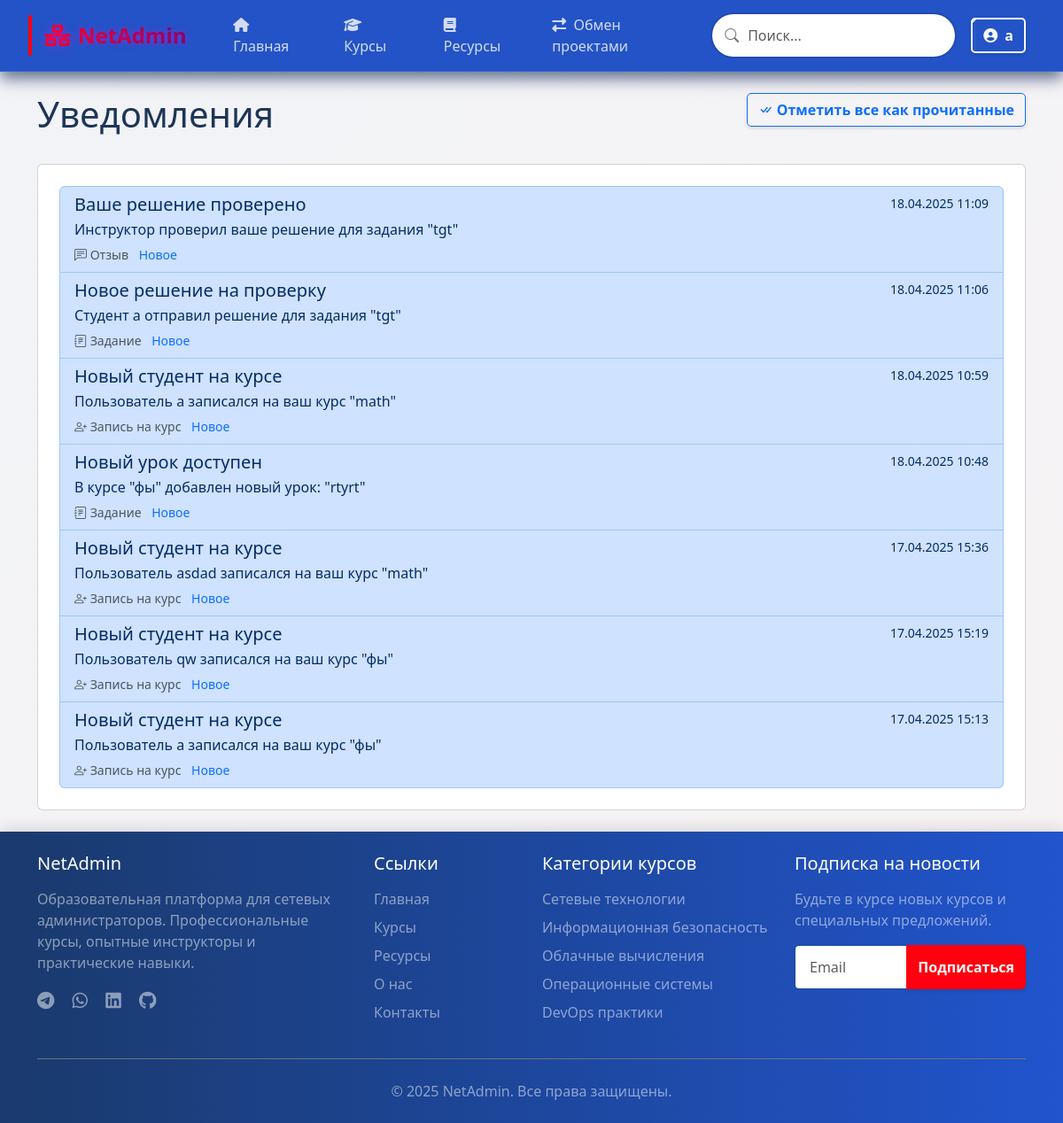
The app's page /notifications/ (signed in) with its own data.
### network_edu/models.py (models this page shows, shortened)
class Notification(models.Model):
    TYPE_CHOICES = (
        ('assignment', 'Новое задание'),
        ('feedback', 'Получен отзыв'),
        ('enrollment', 'Новая запись на курс'),
        ('deadline', 'Приближается дедлайн'),
        ('system', 'Системное уведомление'),
    )
    user = models.ForeignKey(User, on_delete=models.CASCADE, related_name='notifications')
    title = models.CharField(max_length=100)
    message = models.TextField()
    notification_type = models.CharField(max_length=20, choices=TYPE_CHOICES)
    related_link = models.CharField(max_length=200, blank=True)
    created_at = models.DateTimeField(auto_now_add=True)
    is_read = models.BooleanField(default=False)
    class Meta:
        ordering = ['-created_at']

### network_edu/views.py (the view)
# urls.py: path('notifications/', views.notifications, name='notifications'),
@login_required
def notifications(request):
    notifications = Notification.objects.filter(user=request.user).order_by('-created_at')
    if request.method == 'POST' and 'mark_all_read' in request.POST:
        notifications.update(is_read=True)
        messages.success(request, 'Все уведомления отмечены как прочитанные')
        return redirect('notifications')
    return render(request, 'network_edu/notifications.html', {'notifications': notifications})

### templates/network_edu/notifications.html (shortened to what this page needs)
{% extends 'base.html' %}
{% block content %}
<div class="row mb-4">
    <div class="col-md-8">
        <h1>Уведомления</h1>
    </div>
    <div class="col-md-4 text-end">
        <form method="post">
            <button type="submit" class="btn btn-outline-primary">
                <i class="bi bi-check-all"></i> Отметить все как прочитанные
            </button>
        </form>
    </div>
</div>
<div class="card">
    <div class="card-body">
        {% if notifications %}
            <div class="list-group">
                {% for notification in notifications %}
                    <a href="{% url 'mark_notification_read' notification.id %}" class="list-group-item list-group-item-action {% if not notification.is_read %}list-group-item-primary{% endif %}">
                        <div class="d-flex w-100 justify-content-between">
                            <h5 class="mb-1">{{ notification.title }}</h5>
                            <small>{{ notification.created_at|date:"d.m.Y H:i" }}</small>
                        </div>
                        <p class="mb-1">{{ notification.message }}</p>
                        <small class="text-muted">
                            {% if notification.notification_type == 'assignment' %}
                                <i class="bi bi-journal-text"></i> Задание
                            {% elif notification.notification_type == 'feedback' %}
                                <i class="bi bi-chat-left-text"></i> Отзыв
                            {% elif notification.notification_type == 'enrollment' %}
                                <i class="bi bi-person-plus"></i> Запись на курс
                            {% elif notification.notification_type == 'deadline' %}
                                <i class="bi bi-clock"></i> Дедлайн
                            {% else %}
                                <i class="bi bi-info-circle"></i> Системное
                            {% endif %}
                            {% if notification.is_read %}
                                <span class="ms-2">Прочитано</span>
                            {% else %}
                                <span class="ms-2 text-primary">Новое</span>
                            {% endif %}
                        </small>
                    </a>
                {% endfor %}
            </div>
        {% else %}
            <p class="text-muted">У вас нет уведомлений.</p>
        {% endif %}
    </div>
</div>
{% endblock %}

### templates/base.html (shortened to what this page needs)
<!DOCTYPE html>
<html lang="ru">
<head>
    <link href="https://cdn.jsdelivr.net/npm/bootstrap@5.3.0-alpha1/dist/css/bootstrap.min.css" rel="stylesheet">
    <link rel="stylesheet" href="https://cdn.jsdelivr.net/npm/bootstrap-icons@1.10.3/font/bootstrap-icons.css">
    <link rel="stylesheet" href="https://cdnjs.cloudflare.com/ajax/libs/animate.css/4.1.1/animate.min.css">
    <link rel="stylesheet" href="https://cdnjs.cloudflare.com/ajax/libs/font-awesome/6.4.0/css/all.min.css">
</head>
<body>
    <header>
        <nav class="navbar navbar-expand-lg navbar-dark">
            <div class="container">
                <a class="navbar-brand gradient-text animate__animated animate__fadeIn" href="{% url 'home' %}">
                    <i class="fas fa-network-wired me-2"></i>NetAdmin
                </a>
                <div class="collapse navbar-collapse" id="navbarNav">
                    <ul class="navbar-nav me-auto">
                        <li class="nav-item">
                            <a class="nav-link {% if request.resolver_match.url_name == 'home' %}active{% endif %}" href="{% url 'home' %}">
                                <i class="fas fa-home me-1"></i> Главная
                            </a>
                        </li>
                        <li class="nav-item">
                            <a class="nav-link {% if request.resolver_match.url_name == 'course_list' %}active{% endif %}" href="{% url 'course_list' %}">
                                <i class="fas fa-graduation-cap me-1"></i> Курсы
                            </a>
                        </li>
                        <li class="nav-item">
                            <a class="nav-link {% if request.resolver_match.url_name == 'resource_list' %}active{% endif %}" href="{% url 'resource_list' %}">
                                <i class="fas fa-book me-1"></i> Ресурсы
                            </a>
                        </li>
                        <li class="nav-item">
                            <a class="nav-link {% if request.resolver_match.url_name == 'project_list' %}active{% endif %}" href="{% url 'project_list' %}">
                                <i class="fas fa-exchange-alt me-1"></i> Обмен проектами
                            </a>
                        </li>
                    </ul>
                    <form class="search-form d-none d-lg-flex me-3">
                        <div class="position-relative">
                            <input type="search" class="form-control" placeholder="Поиск..." aria-label="Поиск">
                            <i class="bi bi-search search-icon"></i>
                        </div>
                    </form>
                    <div class="d-flex">
                        {% if user.is_authenticated %}
                            <div class="dropdown">
                                <button class="btn btn-outline-light dropdown-toggle" type="button" id="userDropdown" data-bs-toggle="dropdown" aria-expanded="false">
                                    <i class="fas fa-user-circle me-1"></i>
                                    {{ user.username }}
                                </button>
                            </div>
                        {% endif %}
                    </div>
                </div>
            </div>
        </nav>
    </header>
    <main class="py-4 page-transition">
        <div class="container">
            {% block content %}{% endblock %}
        </div>
    </main>
    <footer class="footer py-4">
        <div class="container">
            <div class="row">
                <div class="col-md-4 mb-4 mb-md-0">
                    <h5 class="text-white mb-3">NetAdmin</h5>
                    <p class="text-white-50 mb-0">Образовательная платформа для сетевых администраторов. Профессиональные курсы, опытные инструкторы и практические навыки.</p>
                    <div class="mt-3">
                        <a href="https://t.me/forigor998" class="text-white-50 me-3 fs-5"><i class="fab fa-telegram"></i></a>
                        <a href="https://wa.me/77054273029" class="text-white-50 me-3 fs-5"><i class="fab fa-whatsapp"></i></a>
                        <a href="https://www.linkedin.com/in/igor-belokurov-76475434b/" class="text-white-50 me-3 fs-5"><i class="fab fa-linkedin"></i></a>
                        <a href="https://github.com/Igor9985563" class="text-white-50 me-3 fs-5"><i class="fab fa-github"></i></a>
                    </div>
                </div>
                <div class="col-md-2 mb-4 mb-md-0">
                    <h5 class="text-white mb-3">Ссылки</h5>
                    <ul class="list-unstyled">
                        <li class="mb-2"><a href="{% url 'home' %}" class="text-white-50 text-decoration-none">Главная</a></li>
                        <li class="mb-2"><a href="{% url 'course_list' %}" class="text-white-50 text-decoration-none">Курсы</a></li>
                        <li class="mb-2"><a href="{% url 'resource_list' %}" class="text-white-50 text-decoration-none">Ресурсы</a></li>
                        <li class="mb-2"><a href="{% url 'about' %}" class="text-white-50 text-decoration-none">О нас</a></li>
                        <li><a href="{% url 'contact' %}" class="text-white-50 text-decoration-none">Контакты</a></li>
                    </ul>
                </div>
                <div class="col-md-3 mb-4 mb-md-0">
                    <h5 class="text-white mb-3">Категории курсов</h5>
                    <ul class="list-unstyled">
                        <li class="mb-2">
                            <a href="{% url 'course_list' %}?category=1" class="text-white-50 text-decoration-none">Сетевые технологии</a>
                        </li>
                        <li class="mb-2">
                            <a href="{% url 'course_list' %}?category=2" class="text-white-50 text-decoration-none">Информационная безопасность</a>
                        </li>
                        <li class="mb-2">
                            <a href="{% url 'course_list' %}?category=3" class="text-white-50 text-decoration-none">Облачные вычисления</a>
                        </li>
                        <li class="mb-2">
                            <a href="{% url 'course_list' %}?category=4" class="text-white-50 text-decoration-none">Операционные системы</a>
                        </li>
                        <li>
                            <a href="{% url 'course_list' %}?category=5" class="text-white-50 text-decoration-none">DevOps практики</a>
                        </li>
                    </ul>
                </div>
                <div class="col-md-3">
                    <h5 class="text-white mb-3">Подписка на новости</h5>
                    <p class="text-white-50">Будьте в курсе новых курсов и специальных предложений.</p>
                    <form class="mt-3">
                        <div class="input-group mb-3">
                            <input type="email" class="form-control" placeholder="Email" aria-label="Email">
                            <button class="btn btn-secondary" type="button">Подписаться</button>
                        </div>
                    </form>
                </div>
            </div>
            <div class="border-top border-secondary pt-4 mt-4 text-center text-white-50">
                <p class="mb-0">&copy; {% now "Y" %} NetAdmin. Все права защищены.</p>
            </div>
        </div>
    </footer>
</body>
</html>

### templates/base.html (style rules this page uses)
:root { --primary-color: #2154cd; --bs-btn-padding-x: 0.15rem; --secondary-color: #ff000f; --primary-dark: #1a3a6c; --secondary-dark: #c1303b; --light-blue: #a8dadc; --neutral-light: #f1faee; --dark-text: #1d3557; --transition-speed: 0.3s; }
body { min-height: 100vh; display: flex; flex-direction: column; font-family: 'Segoe UI', Tahoma, Geneva, Verdana, sans-serif; background-color: #f8f9fa; overflow-x: hidden; position: relative; color: var(--dark-text); }
body::before { content: ''; position: fixed; top: 0; left: 0; width: 100%; height: 100%; background: linear-gradient(135deg, rgba(34, 75, 143, 0.03) 0%, rgba(230, 57, 70, 0.03) 100%); z-index: -1; }
.page-transition { animation: fadeIn 0.5s ease-in-out; }
main { flex: 1; padding-top: 2rem; padding-bottom: 3rem; }
.footer { margin-top: auto; background: linear-gradient(90deg, var(--primary-dark) 0%, var(--primary-color) 100%); color: white; padding: 1.5rem 0; box-shadow: 0 -5px 15px rgba(0, 0, 0, 0.1); }
.navbar { animation: navbarFadeIn 1s ease forwards; opacity: 0; transform: translateY(-20px); backdrop-filter: blur(8px); background-color: rgb(35, 83, 198); box-shadow: 0 8px 16px rgba(0, 22, 76, 0.58); transition: background-color 0.3s ease, box-shadow 0.3s ease; border-bottom: 1px solid rgba(255, 255, 255, 0.1); z-index: 1000; }
.navbar-nav .nav-link, .navbar-brand { transition: color 0.3s ease, transform 0.3s ease; }
.navbar-brand { font-weight: 700; font-size: 1.6rem; position: relative; padding-left: 0.5rem; margin-right: 2rem; background: linear-gradient(90deg, var(--secondary-color), var(--primary-color)); -webkit-background-clip: text; background-clip: text; color: transparent !important; text-shadow: 0 2px 4px rgba(0, 0, 0, 0.1); transition: all var(--transition-speed); }
.navbar-brand::before { content: ""; position: absolute; left: -10px; top: 0; width: 4px; height: 100%; background-color: var(--secondary-color); border-radius: 2px; }
.nav-link { color: rgba(255, 255, 255, 0.8) !important; font-weight: 500; margin: 0 0.3rem; padding: 0.5rem 1rem !important; border-radius: 4px; transition: all var(--transition-speed); position: relative; }
.nav-link::after { content: ''; position: absolute; width: 0%; height: 2px; background-color: var(--secondary-color); bottom: 0; left: 50%; transform: translateX(-50%); transition: width var(--transition-speed); }
.btn { border-radius: 5px; font-weight: 600; transition: all var(--transition-speed); box-shadow: 0 2px 4px rgba(0, 0, 0, 0.1); position: relative; overflow: hidden; }
.btn::after { content: ''; position: absolute; width: 100%; height: 100%; top: 0; left: -100%; background: linear-gradient(90deg, rgba(255,255,255,0) 0%, rgba(255,255,255,0.2) 50%, rgba(255,255,255,0) 100%); transition: all 0.5s ease; }
.btn-secondary { background-color: var(--secondary-color); border-color: var(--secondary-color); }
.container { max-width: 1400px; width: 95%; }
.btn-outline-light { border-width: 2px; }
.card-body { padding: 1.5rem; }
.search-form { position: relative; }
.search-form .form-control { padding-left: 2.5rem; border-radius: 30px; border: 2px solid rgba(0, 0, 0, 0.1); transition: all var(--transition-speed); }
.search-icon { position: absolute; left: 1rem; top: 50%; transform: translateY(-50%); color: #6c757d; }
.form-control { border-radius: 5px; padding: 0.75rem 1rem; border: 1px solid rgba(0, 0, 0, 0.1); transition: all var(--transition-speed); }
.gradient-text { background: linear-gradient(270deg, #d1fffa, #00009c, #ff0000); background-size: 400% 400%; -webkit-background-clip: text; -webkit-text-fill-color: transparent; animation: gradientShift 2s ease infinite; font-weight: bold; font-size: 1.5rem; text-shadow: 0 0 10px rgba(255, 0, 255, 0.4); }

### records on screen
Notification: title "Ваше решение проверено", created_at "18.04.2025 11:09", message "Инструктор проверил ваше решение для задания \"tgt\"", notification_type "feedback" (drawn), is_read "Новое"
Notification: title "Новое решение на проверку", created_at "18.04.2025 11:06", message "Студент a отправил решение для задания \"tgt\"", notification_type "assignment" (drawn), is_read "Новое"
Notification: title "Новый студент на курсе", created_at "18.04.2025 10:59", message "Пользователь a записался на ваш курс \"math\"", notification_type "enrollment" (drawn), is_read "Новое"
Notification: title "Новый урок доступен", created_at "18.04.2025 10:48", message "В курсе \"фы\" добавлен новый урок: \"rtyrt\"", notification_type "assignment" (drawn), is_read "Новое"
Notification: title "Новый студент на курсе", created_at "17.04.2025 15:36", message "Пользователь asdad записался на ваш курс \"math\"", notification_type "enrollment" (drawn), is_read "Новое"
Notification: title "Новый студент на курсе", created_at "17.04.2025 15:19", message "Пользователь qw записался на ваш курс \"фы\"", notification_type "enrollment" (drawn), is_read "Новое"
Notification: title "Новый студент на курсе", created_at "17.04.2025 15:13", message "Пользователь a записался на ваш курс \"фы\"", notification_type "enrollment" (drawn), is_read "Новое"

### other values on screen
{{ user.username }} "a"
